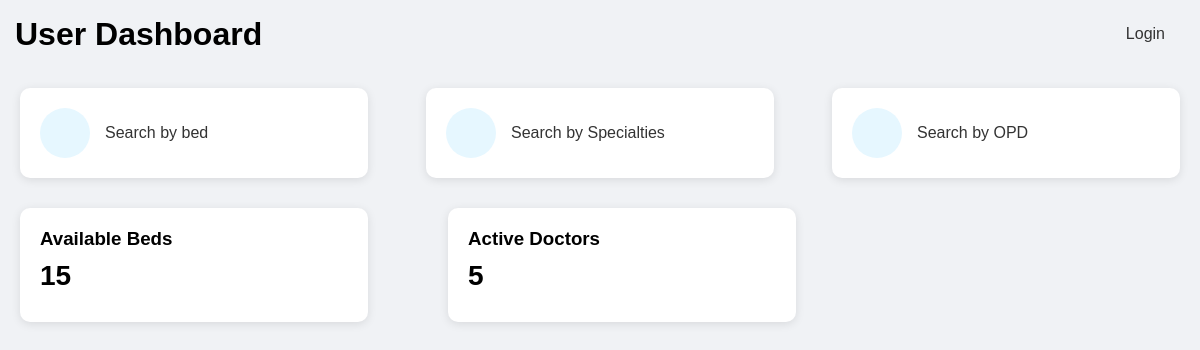
The page /user/ on the database as committed earlier.
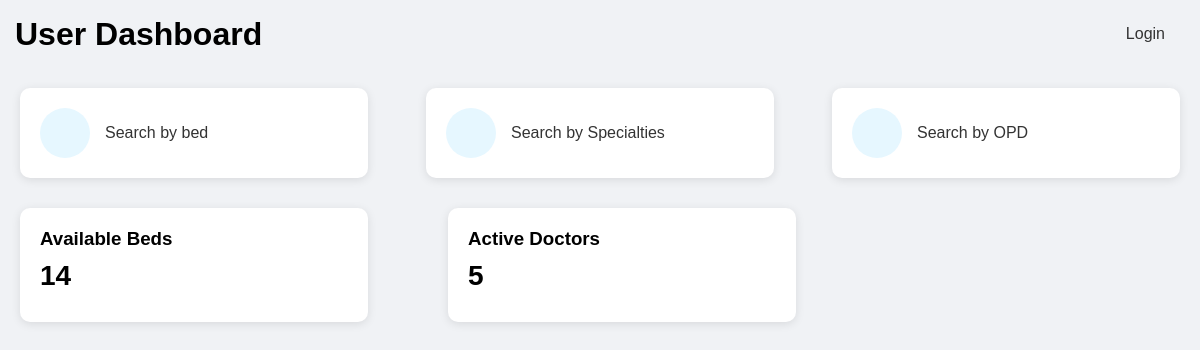
The same page on the database as committed later.
### opd/models.py (models this page shows, shortened)
class Opd(models.Model):
    owner = models.OneToOneField(Doctor, on_delete=models.CASCADE, related_name="opd")
    name = models.CharField("Name", max_length=255)
    no_of_beds = models.PositiveIntegerField("No of Beds", default=0)
    no_of_appointment = models.PositiveIntegerField("No of Appointment", default=0)
    created_at = models.DateTimeField(auto_now_add=True)
    id = models.UUIDField(
        default=uuid.uuid4, unique=True, primary_key=True, editable=False
    )

### user/views.py (the view, shortened to what this page needs)
# urls.py: path("", views.home_page, name="home_page"),
def home_page(request):
    is_user = check_user(request)
    count = None
    user_appointment_id = None
    query = appointment_count_and_id(request)
    if query is not None:
        count = query[0]
        user_appointment_id = query[1]
    context = {
        "total_beds_count": get_total_bed_count,
        "total_doctor_count": get_total_doctor_count,
        "total_appointment_count": get_total_appointment_count,
    }
    return render(request, "user/index.html", context)

### opd/utils.py (called while the page is built)
def get_total_bed_count():
    opds = Opd.objects.all()
    total_beds = 0
    for opd in opds:
        total_beds += opd.no_of_beds
    return total_beds

def get_total_doctor_count():
    return Doctor.objects.count()

### user/utils.py (called while the page is built)
def check_user(request):
    if request.user and request.user.groups.filter(name="Profile").exists():
        return request.user
    return None

### user/templates/user/index.html (shortened to what this page needs)
{% extends 'base.html' %}
{% load static %}
{% load user_tags %}
{% block css %}
<link rel="stylesheet" href="{% static 'styles/user.css' %}" />
{% endblock css %}
{% block content %}
<div class="dashboard-container">
  <header>
    <h1>User Dashboard</h1>
    <nav class="navbar">
      <div class="navbar-menu">
        <a href="{% url 'user:login' %}">Login</a>
      </div>
    </nav>
  </header>
  <main class="main-content">
    <div class="search-options">
      <a href="{% url 'user:bed_list' %}" class="search-card" style="text-decoration:none; color:inherit">
        <div class="icon-container">
        </div>
        <span>Search by bed</span>
      </a>
      <a href="{% url 'user:search_specialist'  %}" class="search-card" style="text-decoration: none; color: inherit;">
        <div class="icon-container">
        </div>
        <span>Search by Specialties</span>
      </a>
      <a href="{% url 'user:opd_list' %}" class="search-card" style="text-decoration: none; color: inherit;">
        <div class="icon-container">
        </div>
        <span>Search by OPD</span>
      </a>
    </div>
    <div class="quick-stats">
      <div class="stat-card">
        <h3>Available Beds</h3>
        <div class="stat-value">{{total_beds_count}}</div>
      </div>
      <div class="stat-card">
        <h3>Active Doctors</h3>
        <div class="stat-value">{{total_doctor_count}}</div>
      </div>
    </div>
  </main>
</div>
{% endblock content %}

Rows that differ between the two databases and show on the page:
changed Opd: no_of_beds.no_of_beds "15" → "14"
